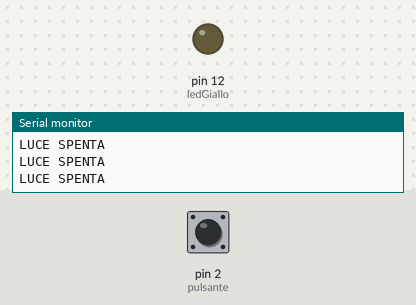
A sketch run on a simulated Arduino Uno, built with avr-gcc and run on an emulated ATmega328P. Parts: output pins drawn as LEDs (lit = HIGH), the last lines printed to the serial monitor. The test bench sets the inputs (shaded band); at power-on: pin 2 (pulsante) LOW.

Above: at 1.2 s.
1.3 s: pin 2 (pulsante) pulled HIGH for 0.15 s
At 1.4 s:
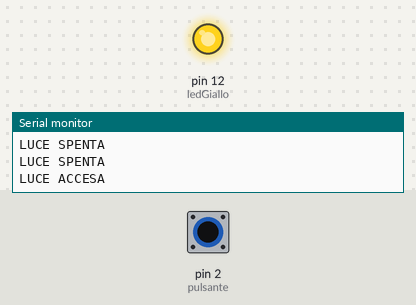
3.0 s: pin 2 (pulsante) pulled HIGH for 3.2 s
At 7.3 s:
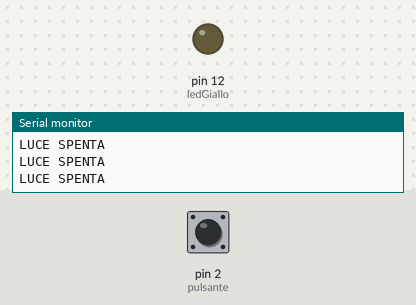
Timing chart, 0 to 8.8 s (numbered marks = the images above; inputs shaded):
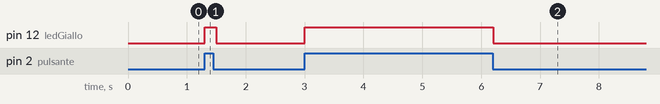

The sketch:

1_lampada.ino
```cpp
// La lampada da scrivania
// Arduino Lab (allenamento) - https://layer8panic.github.io/ArduinoTest/
// Elenco dei pin:
//   LED giallo -> pin 12 (con resistenza 220 ohm verso GND)
//   pulsante -> pin 2 (altro lato al 5V, pull-down 10 kohm verso GND)

int pulsante = 2;                    // il pulsante è sul pin 2
int ledGiallo = 12;                  // il LED giallo è sul pin 12
int stato = 0;                       // qui salvo cosa legge il pulsante

void setup() {
  pinMode(pulsante, INPUT);          // il pin del pulsante ascolta
  pinMode(ledGiallo, OUTPUT);        // il pin del LED comanda
  Serial.begin(9600);                // apro il monitor seriale
}

void loop() {
  stato = digitalRead(pulsante);     // leggo il pulsante
  if (stato == HIGH) {               // se è premuto...
    digitalWrite(ledGiallo, HIGH);   // accendo il LED
    Serial.println("LUCE ACCESA");   // scrivo LUCE ACCESA
  } else {                           // altrimenti (rilasciato)...
    digitalWrite(ledGiallo, LOW);    // spengo il LED
    Serial.println("LUCE SPENTA");   // scrivo LUCE SPENTA
  }
  delay(100);                        // piccola pausa per non intasare il monitor
}
```

Measured:
- after the input at 1.3 s, pin 12 (ledGiallo): LOW → HIGH at once, → LOW 0.20 s later
- after the input at 3.0 s, pin 12 (ledGiallo): LOW → HIGH at once, → LOW 3.2 s later
